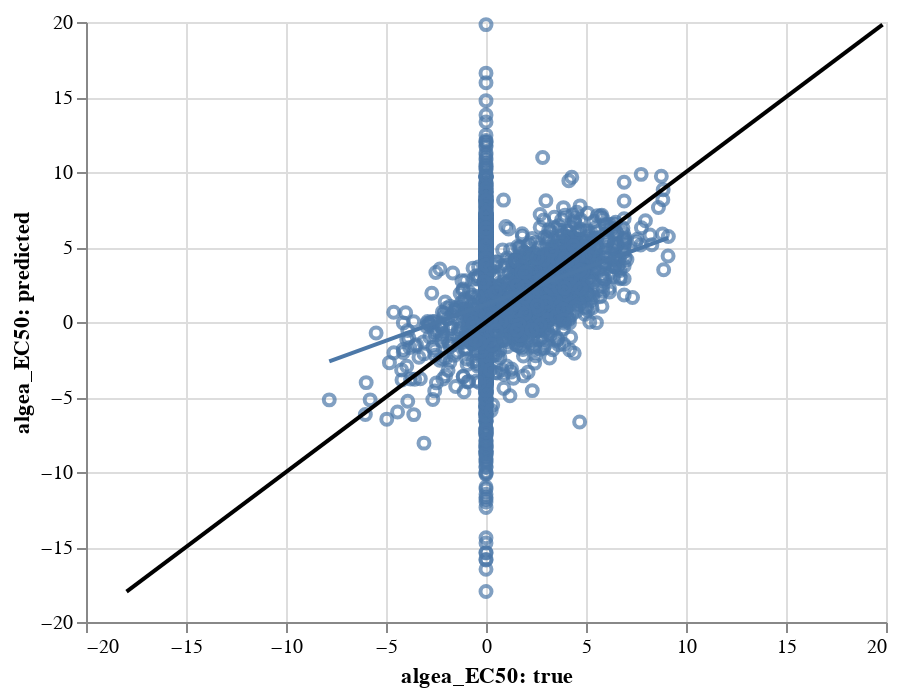

The cell this chart's notebook holds for it:
### Markdown cell above
We can also plot predictions for one of the tasks directly from the class.

### Code cell
my_model.visualize('pair_predict', data, untransform=True, task='algea_EC50')

### Figure 1 — Vega-Lite specification as saved in the notebook (floating-point values rounded to 4 significant figures; data arrays with more than 128 entries replaced by an {"elided": "..."} marker saying what was removed)
{"config": {"view": {"continuousWidth": 400, "continuousHeight": 300}}, "layer": [{"mark": "point", "encoding": {"x": {"type": "quantitative", "field": "algea_EC50: true", "scale": {"zero": false}}, "y": {"type": "quantitative", "field": "algea_EC50: predicted", "scale": {"zero": false}}}}, {"mark": "line", "encoding": {"x": {"type": "quantitative", "field": "algea_EC50: true", "scale": {"zero": false}}, "y": {"type": "quantitative", "field": "algea_EC50: predicted", "scale": {"zero": false}}}, "transform": [{"on": "algea_EC50: true", "regression": "algea_EC50: predicted"}]}, {"data": {"name": "data-e3e8f837b129b478e13ff7166031159d"}, "mark": {"type": "line", "color": "black"}, "encoding": {"x": {"type": "quantitative", "field": "algea_EC50: true"}, "y": {"type": "quantitative", "field": "algea_EC50: predicted"}}}], "data": {"name": "data-da9f245703432e1741a519285070e1f2"}, "$schema": "https://vega.github.io/schema/vega-lite/v4.8.1.json", "datasets": {"data-da9f245703432e1741a519285070e1f2": {"elided": "3639 records"}, "data-e3e8f837b129b478e13ff7166031159d": [{"algea_EC50: true": -17.97, "algea_EC50: predicted": -17.97}, {"algea_EC50: true": 19.83, "algea_EC50: predicted": 19.83}]}}
